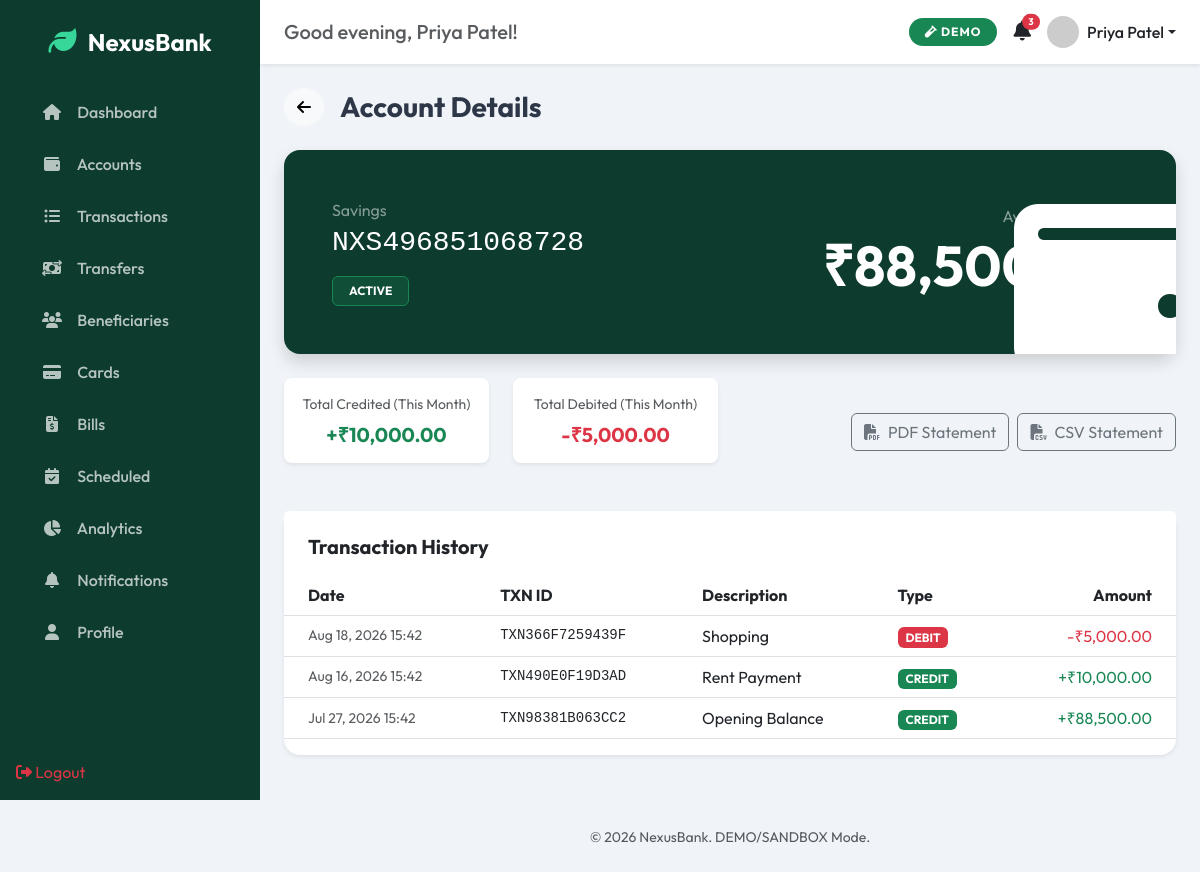
The page /accounts/4 (signed in) on the database its author committed.
### models/user.py (models this page shows, shortened)
class User(UserMixin, db.Model):
    __tablename__ = 'users'
    id = db.Column(db.Integer, primary_key=True)
    name = db.Column(db.String(120), nullable=False)
    email = db.Column(db.String(150), unique=True, nullable=False, index=True)
    phone = db.Column(db.String(20), nullable=True)
    date_of_birth = db.Column(db.Date, nullable=True)
    address = db.Column(db.String(300), nullable=True)
    country = db.Column(db.String(100), nullable=True, default='India')
    profile_photo = db.Column(db.String(300), nullable=True)
    password_hash = db.Column(db.LargeBinary, nullable=False)
    mpin_hash = db.Column(db.LargeBinary, nullable=True)
    role = db.Column(db.Enum(UserRole), nullable=False, default=UserRole.USER)
    is_active = db.Column(db.Boolean, nullable=False, default=True)
    is_suspended = db.Column(db.Boolean, nullable=False, default=False)
    email_verified = db.Column(db.Boolean, nullable=False, default=False)
    email_verify_token = db.Column(db.String(200), nullable=True)
    failed_login_attempts = db.Column(db.Integer, nullable=False, default=0)
    locked_until = db.Column(db.DateTime(timezone=True), nullable=True)
    last_login_at = db.Column(db.DateTime(timezone=True), nullable=True)
    last_login_ip = db.Column(db.String(50), nullable=True)
    reset_token = db.Column(db.String(200), nullable=True)
    reset_token_expiry = db.Column(db.DateTime(timezone=True), nullable=True)
    preferred_language = db.Column(db.String(10), nullable=False, default='en')
    notify_email = db.Column(db.Boolean, nullable=False, default=True)
    notify_inapp = db.Column(db.Boolean, nullable=False, default=True)
    created_at = db.Column(
        db.DateTime(timezone=True),
        nullable=False,
        default=lambda: datetime.now(timezone.utc),
    )
    updated_at = db.Column(
        db.DateTime(timezone=True),
        nullable=False,
        default=lambda: datetime.now(timezone.utc),
        onupdate=lambda: datetime.now(timezone.utc),
    )
    accounts = db.relationship('Account', backref='owner', lazy='dynamic')
    notifications = db.relationship(
        'Notification', backref='user', lazy='dynamic',
        order_by='Notification.created_at.desc()',
    )
    audit_logs = db.relationship('AuditLog', backref='user', lazy='dynamic', foreign_keys='AuditLog.user_id')
    beneficiaries = db.relationship('Beneficiary', backref='user', lazy='dynamic')
    @property
    def unread_notification_count(self):
        return self.notifications.filter_by(is_read=False).count()

### models/account.py (models this page shows, shortened)
class Account(db.Model):
    __tablename__ = 'accounts'
    id = db.Column(db.Integer, primary_key=True)
    account_number = db.Column(
        db.String(20), unique=True, nullable=False,
        default=generate_account_number, index=True,
    )
    user_id = db.Column(
        db.Integer, db.ForeignKey('users.id', ondelete='RESTRICT'),
        nullable=False, index=True,
    )
    account_type = db.Column(
        db.Enum(AccountType), nullable=False, default=AccountType.SAVINGS
    )
    currency = db.Column(db.String(3), nullable=False, default='INR')
    status = db.Column(
        db.Enum(AccountStatus), nullable=False, default=AccountStatus.ACTIVE
    )
    nickname = db.Column(db.String(60), nullable=True)
    balance = db.Column(db.Numeric(18, 2), nullable=False, default=0)
    available_balance = db.Column(db.Numeric(18, 2), nullable=False, default=0)
    created_at = db.Column(
        db.DateTime(timezone=True),
        nullable=False,
        default=lambda: datetime.now(timezone.utc),
    )
    updated_at = db.Column(
        db.DateTime(timezone=True),
        nullable=False,
        default=lambda: datetime.now(timezone.utc),
        onupdate=lambda: datetime.now(timezone.utc),
    )
    ledger_entries = db.relationship('LedgerEntry', backref='account', lazy='dynamic')
    cards = db.relationship('Card', backref='account', lazy='dynamic')

### models/transaction.py (models this page shows, shortened)
class Transaction(db.Model):
    __tablename__ = 'transactions'
    id = db.Column(db.Integer, primary_key=True)
    txn_id = db.Column(
        db.String(20), unique=True, nullable=False,
        default=generate_txn_id, index=True,
    )
    idempotency_key = db.Column(db.String(100), unique=True, nullable=True, index=True)
    from_account_id = db.Column(
        db.Integer, db.ForeignKey('accounts.id', ondelete='RESTRICT'),
        nullable=True, index=True,
    )
    to_account_id = db.Column(
        db.Integer, db.ForeignKey('accounts.id', ondelete='RESTRICT'),
        nullable=True, index=True,
    )
    to_account_number_ext = db.Column(db.String(30), nullable=True)
    to_name_ext = db.Column(db.String(120), nullable=True)
    amount = db.Column(db.Numeric(18, 2), nullable=False)
    fee = db.Column(db.Numeric(18, 2), nullable=False, default=0)
    currency = db.Column(db.String(3), nullable=False, default='INR')
    type = db.Column(db.Enum(TransactionType), nullable=False)
    status = db.Column(
        db.Enum(TransactionStatus),
        nullable=False,
        default=TransactionStatus.PENDING,
        index=True,
    )
    category = db.Column(db.String(50), nullable=True)  # Food, Travel, Bills etc.
    description = db.Column(db.String(300), nullable=True)
    reference = db.Column(db.String(100), nullable=True)
    is_demo = db.Column(db.Boolean, nullable=False, default=True)
    failure_reason = db.Column(db.String(300), nullable=True)
    created_at = db.Column(
        db.DateTime(timezone=True),
        nullable=False,
        default=lambda: datetime.now(timezone.utc),
        index=True,
    )
    updated_at = db.Column(
        db.DateTime(timezone=True),
        nullable=False,
        default=lambda: datetime.now(timezone.utc),
        onupdate=lambda: datetime.now(timezone.utc),
    )
    completed_at = db.Column(db.DateTime(timezone=True), nullable=True)
    from_account = db.relationship(
        'Account', foreign_keys=[from_account_id], backref='sent_transactions'
    )
    to_account = db.relationship(
        'Account', foreign_keys=[to_account_id], backref='received_transactions'
    )
    ledger_entries = db.relationship('LedgerEntry', backref='transaction', lazy='dynamic')

### routes/accounts.py (the view)
@accounts_bp.route('/<int:account_id>')
@login_required
def detail(account_id):
    account = AccountService.get_account_by_id(account_id, current_user.id)
    transactions = AccountService.get_account_transactions(account_id)
    import datetime
    from decimal import Decimal
    now = datetime.datetime.utcnow()
    start_of_month = datetime.datetime(now.year, now.month, 1)
    total_credited = Decimal('0.00')
    total_debited = Decimal('0.00')
    for tx in transactions:
        if tx.created_at >= start_of_month and tx.status == 'COMPLETED':
            if tx.to_account_id == account_id:
                total_credited += tx.amount
            elif tx.from_account_id == account_id:
                total_debited += tx.amount
    return render_template(
        'accounts/detail.html',
        account=account,
        transactions=transactions,
        total_credited=total_credited,
        total_debited=total_debited
    )

### templates/accounts/detail.html
{% extends "base.html" %}
{% import "components/macros.html" as m %}
{% block content %}
<div class="d-flex align-items-center mb-4">
    <a href="{{ url_for('accounts.index') }}" class="btn btn-light rounded-circle me-3"><i class="fa-solid fa-arrow-left"></i></a>
    <div>
        <h3 class="fw-bold mb-0">Account Details</h3>
    </div>
</div>
<div class="card bg-primary text-white border-0 rounded-4 shadow mb-4">
    <div class="card-body p-4 p-md-5 position-relative overflow-hidden">
        <i class="fa-solid fa-wallet position-absolute opacity-10" style="font-size: 12rem; right: -30px; bottom: -30px;"></i>
        <div class="row align-items-center position-relative z-1">
            <div class="col-md-6 mb-3 mb-md-0">
                <div class="text-white-50 mb-1">{{ account.account_type.value if account.account_type.value is defined else account.account_type }}</div>
                <h3 class="font-monospace fw-light mb-3">{{ account.account_number }}</h3>
                <span class="badge bg-success bg-opacity-25 text-white border border-success px-3 py-2">{{ account.status.value if account.status.value is defined else account.status }}</span>
            </div>
            <div class="col-md-6 text-md-end">
                <div class="text-white-50 mb-1">Available Balance</div>
                <h1 class="display-4 fw-bold mb-0">₹{{ "{:,.2f}".format(account.available_balance) }}</h1>
            </div>
        </div>
    </div>
</div>
<div class="row g-4 mb-4">
    <div class="col-sm-6 col-md-3">
        <div class="card border-0 shadow-sm rounded-3">
            <div class="card-body text-center">
                <div class="text-muted small mb-2">Total Credited (This Month)</div>
                <h5 class="text-success fw-bold mb-0">+₹{{ "{:,.2f}".format(total_credited) }}</h5>
            </div>
        </div>
    </div>
    <div class="col-sm-6 col-md-3">
        <div class="card border-0 shadow-sm rounded-3">
            <div class="card-body text-center">
                <div class="text-muted small mb-2">Total Debited (This Month)</div>
                <h5 class="text-danger fw-bold mb-0">-₹{{ "{:,.2f}".format(total_debited) }}</h5>
            </div>
        </div>
    </div>
    <div class="col-md-6 text-md-end d-flex align-items-center justify-content-md-end gap-2">
        <a href="{{ url_for('accounts.statement_pdf', account_id=account.id) }}" class="btn btn-outline-secondary"><i class="fa-solid fa-file-pdf me-2"></i>PDF Statement</a>
        <a href="{{ url_for('accounts.statement_csv', account_id=account.id) }}" class="btn btn-outline-secondary"><i class="fa-solid fa-file-csv me-2"></i>CSV Statement</a>
    </div>
</div>
<div class="card border-0 shadow-sm rounded-4">
    <div class="card-header bg-white border-bottom-0 pt-4 pb-0 px-4">
        <h5 class="fw-bold mb-0">Transaction History</h5>
    </div>
    <div class="card-body px-0">
        <div class="table-responsive">
            <table class="table table-hover align-middle mb-0">
                <thead class="bg-light">
                    <tr>
                        <th class="ps-4">Date</th>
                        <th>TXN ID</th>
                        <th>Description</th>
                        <th>Type</th>
                        <th class="text-end pe-4">Amount</th>
                    </tr>
                </thead>
                <tbody>
                    {% for tx in transactions %}
                    <tr>
                        <td class="ps-4 text-muted small">{{ tx.created_at.strftime('%b %d, %Y %H:%M') }}</td>
                        <td class="font-monospace small">{{ tx.txn_id }}</td>
                        <td>{{ tx.description or '' }}</td>
                        <td>
                            {% if tx.to_account_id == account.id %}
                            <span class="badge bg-success">CREDIT</span>
                            {% else %}
                            <span class="badge bg-danger">DEBIT</span>
                            {% endif %}
                        </td>
                        <td class="text-end pe-4">
                            {% if tx.to_account_id == account.id %}
                            <span class="text-success">+₹{{ "{:,.2f}".format(tx.amount) }}</span>
                            {% else %}
                            <span class="text-danger">-₹{{ "{:,.2f}".format(tx.amount) }}</span>
                            {% endif %}
                        </td>
                    </tr>
                    {% else %}
                    <tr>
                        <td colspan="5" class="text-center py-4 text-muted">No transactions found for this account.</td>
                    </tr>
                    {% endfor %}
                </tbody>
            </table>
        </div>
    </div>
</div>
{% endblock %}

### templates/base.html (shortened to what this page needs)
<!DOCTYPE html>
<html lang="en">
<head>
    <link href="https://cdn.jsdelivr.net/npm/bootstrap@5.3.0/dist/css/bootstrap.min.css" rel="stylesheet">
    <link href="https://cdnjs.cloudflare.com/ajax/libs/font-awesome/6.4.0/css/all.min.css" rel="stylesheet">
    <link rel="stylesheet" href="{{ url_for('static', filename='css/main.css') }}">
</head>
<body>
    {% if current_user.is_authenticated and not no_sidebar %}
    <aside class="sidebar d-none d-md-flex flex-column">
        <div class="sidebar-brand text-center py-4">
            <i class="fa-solid fa-leaf text-accent fs-3"></i>
            <span class="brand-text fs-4 fw-bold text-white ms-2">NexusBank</span>
        </div>
        <nav class="sidebar-nav flex-grow-1">
            <a href="{{ url_for('dashboard.index') }}" class="nav-link"><i class="fa-solid fa-house"></i> Dashboard</a>
            <a href="{{ url_for('accounts.index') }}" class="nav-link"><i class="fa-solid fa-wallet"></i> Accounts</a>
            <a href="{{ url_for('transactions.index') }}" class="nav-link"><i class="fa-solid fa-list-ul"></i> Transactions</a>
            <a href="{{ url_for('transfers.transfer') }}" class="nav-link"><i class="fa-solid fa-money-bill-transfer"></i> Transfers</a>
            <a href="{{ url_for('beneficiaries.list_beneficiaries') }}" class="nav-link"><i class="fa-solid fa-users"></i> Beneficiaries</a>
            <a href="{{ url_for('cards.list_cards') }}" class="nav-link"><i class="fa-solid fa-credit-card"></i> Cards</a>
            <a href="{{ url_for('payments.bills') }}" class="nav-link"><i class="fa-solid fa-file-invoice-dollar"></i> Bills</a>
            <a href="{{ url_for('payments.scheduled') }}" class="nav-link"><i class="fa-solid fa-calendar-check"></i> Scheduled</a>
            <a href="{{ url_for('analytics.index') }}" class="nav-link"><i class="fa-solid fa-chart-pie"></i> Analytics</a>
            <a href="{{ url_for('notifications.index') }}" class="nav-link position-relative">
                <i class="fa-solid fa-bell"></i> Notifications
            </a>
            <a href="{{ url_for('profile.index') }}" class="nav-link"><i class="fa-solid fa-user"></i> Profile</a>
        </nav>
        <div class="sidebar-footer p-3">
            <a href="{{ url_for('auth.logout') }}" class="nav-link text-danger"><i class="fa-solid fa-right-from-bracket"></i> Logout</a>
        </div>
    </aside>
    {% endif %}
    <main class="main-content {% if not current_user.is_authenticated or no_sidebar %}auth-layout{% endif %}">
        {% if current_user.is_authenticated and not no_sidebar %}
        <header class="top-navbar d-flex justify-content-between align-items-center py-3 px-4 bg-white shadow-sm">
            <div class="d-none d-md-block">
                <h5 class="mb-0 text-muted" id="greeting-text">Welcome back!</h5>
            </div>
            <div class="d-flex align-items-center gap-3">
                <span class="badge rounded-pill bg-success px-3 py-2 demo-badge"><i class="fa-solid fa-vial"></i> DEMO</span>
                <div class="dropdown">
                    <a href="#" class="text-dark position-relative" data-bs-toggle="dropdown">
                        <i class="fa-solid fa-bell fs-5"></i>
                        <span class="position-absolute top-0 start-100 translate-middle badge rounded-pill bg-danger unread-badge" style="font-size: 0.6rem;">3</span>
                    </a>
                </div>
                <div class="dropdown">
                    <a href="#" class="d-flex align-items-center text-dark text-decoration-none dropdown-toggle" data-bs-toggle="dropdown">
                        <img src="{{ url_for('static', filename='img/avatar.png') }}" onerror="this.src='https://ui-avatars.com/api/?name=' + encodeURIComponent('{{ current_user.name }}') + '&background=0d3b2e&color=fff'" alt="User" class="rounded-circle me-2" width="32" height="32">
                        <span class="d-none d-md-inline fw-medium">{{ current_user.name }}</span>
                    </a>
                </div>
            </div>
        </header>
        {% endif %}
        <div class="container-fluid py-4 px-md-4 fade-in">
            {% block content %}{% endblock %}
        </div>
        <footer class="text-center py-4 text-muted small">
            <p class="mb-0">&copy; 2026 NexusBank. DEMO/SANDBOX Mode.</p>
        </footer>
    </main>
</body>
</html>

### rows shown on the page
User: name "Priya Patel"
Account: account_type "Savings", account_number "NXS496851068728", status "ACTIVE", available_balance "88,500.00"
Transaction: created_at "Aug 18, 2026 15:42", txn_id "TXN366F7259439F", description "Shopping", shows "DEBIT", amount "5,000.00"
Transaction: created_at "Aug 16, 2026 15:42", txn_id "TXN490E0F19D3AD", description "Rent Payment", shows "CREDIT", amount "10,000.00"
Transaction: created_at "Jul 27, 2026 15:42", txn_id "TXN98381B063CC2", description "Opening Balance", shows "CREDIT", amount "88,500.00"

### other values the page prints
{{ "{:,.2f}".format(total_credited) }} "10,000.00"
{{ "{:,.2f}".format(total_debited) }} "5,000.00"
